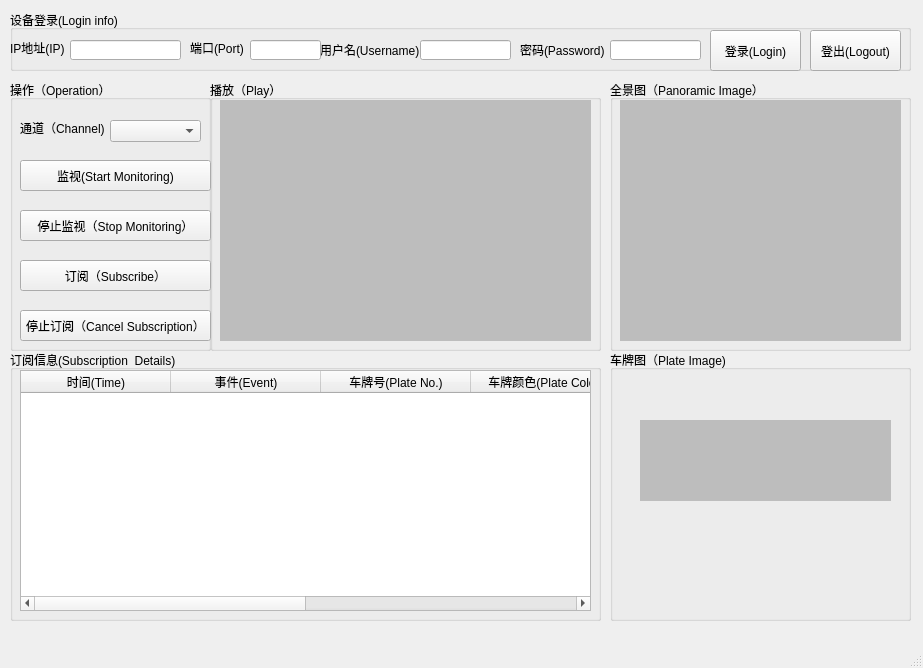
<?xml version="1.0" encoding="UTF-8"?>
<ui version="4.0">
 <class>MainWindow</class>
 <widget class="QMainWindow" name="MainWindow">
  <property name="geometry">
   <rect>
    <x>0</x>
    <y>0</y>
    <width>923</width>
    <height>668</height>
   </rect>
  </property>
  <property name="windowTitle">
   <string>智能交通IntelligentTrffic(离线offline)</string>
  </property>
  <widget class="QWidget" name="centralwidget">
   <widget class="QGroupBox" name="Login_groupBox">
    <property name="geometry">
     <rect>
      <x>10</x>
      <y>10</y>
      <width>901</width>
      <height>61</height>
     </rect>
    </property>
    <property name="title">
     <string>设备登录(Login info)</string>
    </property>
    <widget class="QPushButton" name="Logout_pushButton">
     <property name="geometry">
      <rect>
       <x>800</x>
       <y>20</y>
       <width>91</width>
       <height>41</height>
      </rect>
     </property>
     <property name="text">
      <string>登出(Logout)</string>
     </property>
    </widget>
    <widget class="QPushButton" name="Login_pushButton">
     <property name="geometry">
      <rect>
       <x>700</x>
       <y>20</y>
       <width>91</width>
       <height>41</height>
      </rect>
     </property>
     <property name="text">
      <string>登录(Login)</string>
     </property>
    </widget>
    <widget class="QLabel" name="Pwd_label">
     <property name="geometry">
      <rect>
       <x>510</x>
       <y>30</y>
       <width>91</width>
       <height>20</height>
      </rect>
     </property>
     <property name="text">
      <string>密码(Password)</string>
     </property>
    </widget>
    <widget class="QLabel" name="User_label">
     <property name="geometry">
      <rect>
       <x>310</x>
       <y>30</y>
       <width>111</width>
       <height>20</height>
      </rect>
     </property>
     <property name="text">
      <string>用户名(Username)</string>
     </property>
    </widget>
    <widget class="QLineEdit" name="Port_lineEdit">
     <property name="geometry">
      <rect>
       <x>240</x>
       <y>30</y>
       <width>71</width>
       <height>20</height>
      </rect>
     </property>
    </widget>
    <widget class="QLineEdit" name="User_lineEdit">
     <property name="geometry">
      <rect>
       <x>410</x>
       <y>30</y>
       <width>91</width>
       <height>20</height>
      </rect>
     </property>
    </widget>
    <widget class="QLineEdit" name="Pwd_lineEdit">
     <property name="geometry">
      <rect>
       <x>600</x>
       <y>30</y>
       <width>91</width>
       <height>20</height>
      </rect>
     </property>
     <property name="echoMode">
      <enum>QLineEdit::Password</enum>
     </property>
    </widget>
    <widget class="QLabel" name="IP_label">
     <property name="geometry">
      <rect>
       <x>0</x>
       <y>30</y>
       <width>81</width>
       <height>16</height>
      </rect>
     </property>
     <property name="text">
      <string>IP地址(IP)</string>
     </property>
    </widget>
    <widget class="QLineEdit" name="IP_lineEdit">
     <property name="geometry">
      <rect>
       <x>60</x>
       <y>30</y>
       <width>111</width>
       <height>20</height>
      </rect>
     </property>
    </widget>
    <widget class="QLabel" name="Port_label">
     <property name="geometry">
      <rect>
       <x>180</x>
       <y>30</y>
       <width>61</width>
       <height>16</height>
      </rect>
     </property>
     <property name="text">
      <string>端口(Port)</string>
     </property>
    </widget>
   </widget>
   <widget class="QGroupBox" name="Operate_groupBox">
    <property name="geometry">
     <rect>
      <x>10</x>
      <y>80</y>
      <width>201</width>
      <height>271</height>
     </rect>
    </property>
    <property name="title">
     <string>操作（Operation）</string>
    </property>
    <widget class="QPushButton" name="Play_pushButton">
     <property name="geometry">
      <rect>
       <x>10</x>
       <y>80</y>
       <width>191</width>
       <height>31</height>
      </rect>
     </property>
     <property name="text">
      <string>监视(Start Monitoring)</string>
     </property>
    </widget>
    <widget class="QPushButton" name="StopPlay_pushButton">
     <property name="geometry">
      <rect>
       <x>10</x>
       <y>130</y>
       <width>191</width>
       <height>31</height>
      </rect>
     </property>
     <property name="text">
      <string>停止监视（Stop Monitoring）</string>
     </property>
    </widget>
    <widget class="QPushButton" name="Attach_pushButton">
     <property name="geometry">
      <rect>
       <x>10</x>
       <y>180</y>
       <width>191</width>
       <height>31</height>
      </rect>
     </property>
     <property name="text">
      <string>订阅（Subscribe）</string>
     </property>
    </widget>
    <widget class="QPushButton" name="Detach_pushButton">
     <property name="geometry">
      <rect>
       <x>10</x>
       <y>230</y>
       <width>191</width>
       <height>31</height>
      </rect>
     </property>
     <property name="text">
      <string>停止订阅（Cancel Subscription）</string>
     </property>
    </widget>
    <widget class="QComboBox" name="Channel_comboBox">
     <property name="geometry">
      <rect>
       <x>100</x>
       <y>40</y>
       <width>91</width>
       <height>22</height>
      </rect>
     </property>
    </widget>
    <widget class="QLabel" name="label">
     <property name="geometry">
      <rect>
       <x>10</x>
       <y>40</y>
       <width>101</width>
       <height>16</height>
      </rect>
     </property>
     <property name="text">
      <string>通道（Channel)</string>
     </property>
    </widget>
   </widget>
   <widget class="QGroupBox" name="Play_groupBox">
    <property name="geometry">
     <rect>
      <x>210</x>
      <y>80</y>
      <width>391</width>
      <height>271</height>
     </rect>
    </property>
    <property name="title">
     <string>播放（Play）</string>
    </property>
    <widget class="QLabel" name="Video_label">
     <property name="geometry">
      <rect>
       <x>10</x>
       <y>20</y>
       <width>371</width>
       <height>241</height>
      </rect>
     </property>
     <property name="styleSheet">
      <string notr="true">background-color: rgb(189, 189, 189);</string>
     </property>
     <property name="text">
      <string/>
     </property>
    </widget>
   </widget>
   <widget class="QGroupBox" name="Attach_groupBox">
    <property name="geometry">
     <rect>
      <x>10</x>
      <y>350</y>
      <width>591</width>
      <height>271</height>
     </rect>
    </property>
    <property name="title">
     <string>订阅信息(Subscription  Details)</string>
    </property>
    <widget class="QTableWidget" name="Attach_tableWidget">
     <property name="geometry">
      <rect>
       <x>10</x>
       <y>20</y>
       <width>571</width>
       <height>241</height>
      </rect>
     </property>
     <attribute name="horizontalHeaderDefaultSectionSize">
      <number>150</number>
     </attribute>
     <column>
      <property name="text">
       <string>时间(Time)</string>
      </property>
      <property name="textAlignment">
       <set>AlignCenter</set>
      </property>
     </column>
     <column>
      <property name="text">
       <string extracomment="123">事件(Event)</string>
      </property>
      <property name="textAlignment">
       <set>AlignCenter</set>
      </property>
     </column>
     <column>
      <property name="text">
       <string>车牌号(Plate No.)</string>
      </property>
      <property name="textAlignment">
       <set>AlignCenter</set>
      </property>
     </column>
     <column>
      <property name="text">
       <string>车牌颜色(Plate Color)</string>
      </property>
      <property name="textAlignment">
       <set>AlignCenter</set>
      </property>
     </column>
     <column>
      <property name="text">
       <string>车型类型(Vehicle Type)</string>
      </property>
      <property name="textAlignment">
       <set>AlignCenter</set>
      </property>
     </column>
     <column>
      <property name="text">
       <string>车身颜色(Vehicle Color)</string>
      </property>
      <property name="textAlignment">
       <set>AlignCenter</set>
      </property>
     </column>
    </widget>
   </widget>
   <widget class="QLabel" name="GlobalScene_label">
    <property name="geometry">
     <rect>
      <x>620</x>
      <y>100</y>
      <width>281</width>
      <height>241</height>
     </rect>
    </property>
    <property name="styleSheet">
     <string notr="true">background-color: rgb(189, 189, 189);</string>
    </property>
    <property name="text">
     <string/>
    </property>
   </widget>
   <widget class="QGroupBox" name="GlobalScene_groupBox">
    <property name="geometry">
     <rect>
      <x>610</x>
      <y>80</y>
      <width>301</width>
      <height>271</height>
     </rect>
    </property>
    <property name="title">
     <string>全景图（Panoramic Image）</string>
    </property>
   </widget>
   <widget class="QGroupBox" name="VehicleInfo_groupBox">
    <property name="geometry">
     <rect>
      <x>610</x>
      <y>350</y>
      <width>301</width>
      <height>271</height>
     </rect>
    </property>
    <property name="title">
     <string>车牌图（Plate Image)</string>
    </property>
    <widget class="QLabel" name="SmallScene_label">
     <property name="geometry">
      <rect>
       <x>30</x>
       <y>70</y>
       <width>251</width>
       <height>81</height>
      </rect>
     </property>
     <property name="styleSheet">
      <string notr="true">background-color: rgb(189, 189, 189);</string>
     </property>
     <property name="text">
      <string/>
     </property>
    </widget>
   </widget>
   <zorder>VehicleInfo_groupBox</zorder>
   <zorder>GlobalScene_groupBox</zorder>
   <zorder>Operate_groupBox</zorder>
   <zorder>Login_groupBox</zorder>
   <zorder>Play_groupBox</zorder>
   <zorder>Attach_groupBox</zorder>
   <zorder>GlobalScene_label</zorder>
  </widget>
  <widget class="QMenuBar" name="menubar">
   <property name="geometry">
    <rect>
     <x>0</x>
     <y>0</y>
     <width>923</width>
     <height>23</height>
    </rect>
   </property>
  </widget>
  <widget class="QStatusBar" name="statusbar"/>
  <action name="Switch_action">
   <property name="text">
    <string>中英文切换</string>
   </property>
  </action>
 </widget>
 <resources/>
 <connections/>
</ui>
